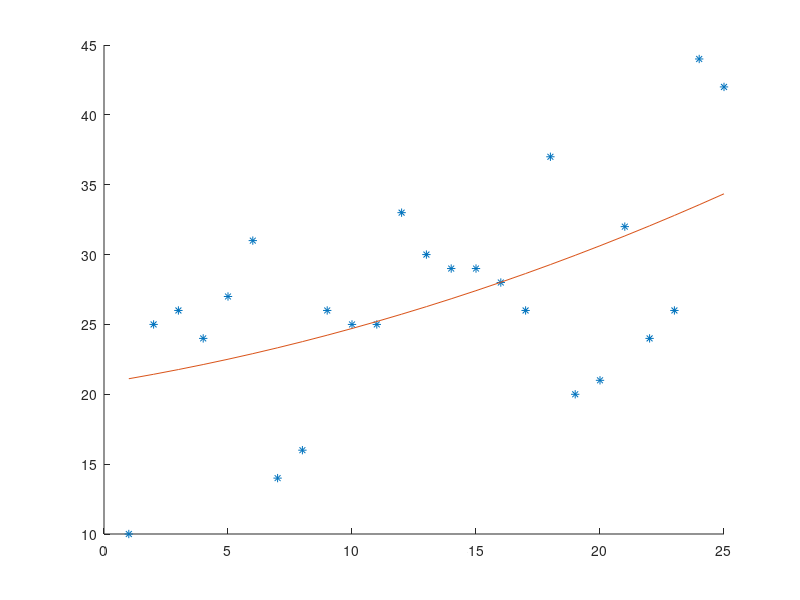

Write MATLAB code to recreate this figure.
x = 1:25; 
y = x+randi(25,1,25);


xx = x;
yy = y;
p = polyfit(xx, yy,2);
yx=polyval(p,xx);
figure;
hold on
plot(xx, yy, '*');
plot(x,yx)
hold off
r=corrcoef(xx,yy);
r_sq = r(2,1)*2;
disp(r_sq)